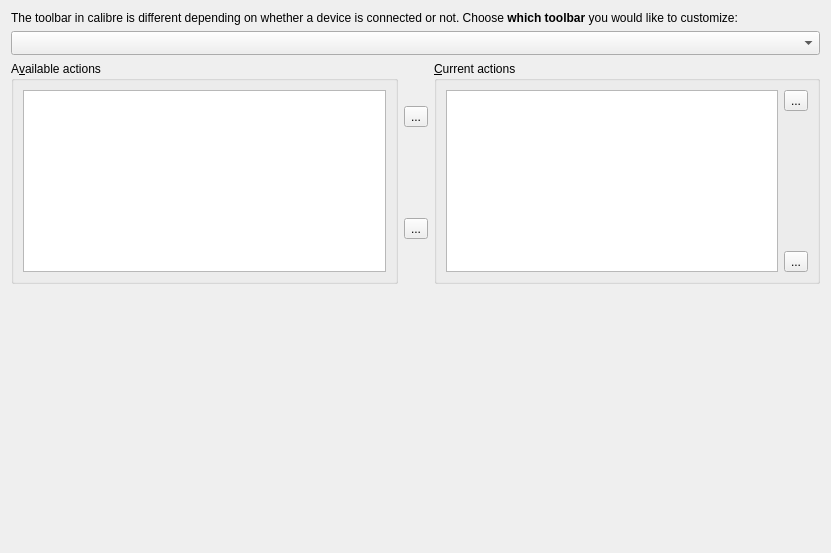
<?xml version="1.0" encoding="UTF-8"?>
<ui version="4.0">
 <class>Form</class>
 <widget class="QWidget" name="Form">
  <property name="geometry">
   <rect>
    <x>0</x>
    <y>0</y>
    <width>831</width>
    <height>553</height>
   </rect>
  </property>
  <property name="windowTitle">
   <string>Form</string>
  </property>
  <layout class="QVBoxLayout" name="verticalLayout_2">
   <item>
    <widget class="QLabel" name="label">
     <property name="text">
      <string>&lt;p&gt;The toolbar in calibre is different depending on whether a device is connected or not. Choose &lt;b&gt;which toolbar&lt;/b&gt; you would like to customize:</string>
     </property>
     <property name="wordWrap">
      <bool>true</bool>
     </property>
    </widget>
   </item>
   <item>
    <widget class="QComboBox" name="what">
     <property name="toolTip">
      <string>Choose the toolbar to customize</string>
     </property>
     <property name="sizeAdjustPolicy">
      <enum>QComboBox::AdjustToMinimumContentsLengthWithIcon</enum>
     </property>
     <property name="minimumContentsLength">
      <number>20</number>
     </property>
    </widget>
   </item>
   <item>
    <widget class="QWidget" name="actions_widget" native="true">
     <layout class="QHBoxLayout" name="horizontalLayout_2">
      <property name="margin">
       <number>0</number>
      </property>
      <item>
       <widget class="QGroupBox" name="groupBox">
        <property name="title">
         <string>A&amp;vailable actions</string>
        </property>
        <layout class="QVBoxLayout" name="verticalLayout">
         <item>
          <widget class="QListView" name="all_actions">
           <property name="sizePolicy">
            <sizepolicy hsizetype="Expanding" vsizetype="Expanding">
             <horstretch>0</horstretch>
             <verstretch>100</verstretch>
            </sizepolicy>
           </property>
           <property name="selectionMode">
            <enum>QAbstractItemView::MultiSelection</enum>
           </property>
           <property name="iconSize">
            <size>
             <width>32</width>
             <height>32</height>
            </size>
           </property>
           <property name="spacing">
            <number>10</number>
           </property>
           <property name="wordWrap">
            <bool>true</bool>
           </property>
          </widget>
         </item>
        </layout>
       </widget>
      </item>
      <item>
       <layout class="QVBoxLayout" name="verticalLayout_3">
        <item>
         <widget class="QToolButton" name="add_action_button">
          <property name="toolTip">
           <string>Add selected actions to toolbar</string>
          </property>
          <property name="text">
           <string>...</string>
          </property>
          <property name="icon">
           <iconset resource="../../../../resources/images.qrc">
            <normaloff>:/images/forward.png</normaloff>:/images/forward.png</iconset>
          </property>
          <property name="iconSize">
           <size>
            <width>24</width>
            <height>24</height>
           </size>
          </property>
         </widget>
        </item>
        <item>
         <spacer name="verticalSpacer">
          <property name="orientation">
           <enum>Qt::Vertical</enum>
          </property>
          <property name="sizeType">
           <enum>QSizePolicy::Fixed</enum>
          </property>
          <property name="sizeHint" stdset="0">
           <size>
            <width>20</width>
            <height>40</height>
           </size>
          </property>
         </spacer>
        </item>
        <item>
         <widget class="QToolButton" name="remove_action_button">
          <property name="toolTip">
           <string>Remove selected actions from toolbar</string>
          </property>
          <property name="text">
           <string>...</string>
          </property>
          <property name="icon">
           <iconset resource="../../../../resources/images.qrc">
            <normaloff>:/images/back.png</normaloff>:/images/back.png</iconset>
          </property>
          <property name="iconSize">
           <size>
            <width>24</width>
            <height>24</height>
           </size>
          </property>
         </widget>
        </item>
       </layout>
      </item>
      <item>
       <widget class="QGroupBox" name="groupBox_2">
        <property name="title">
         <string>&amp;Current actions</string>
        </property>
        <layout class="QHBoxLayout" name="horizontalLayout">
         <item>
          <widget class="QListView" name="current_actions">
           <property name="sizePolicy">
            <sizepolicy hsizetype="Expanding" vsizetype="Expanding">
             <horstretch>0</horstretch>
             <verstretch>100</verstretch>
            </sizepolicy>
           </property>
           <property name="selectionMode">
            <enum>QAbstractItemView::MultiSelection</enum>
           </property>
           <property name="iconSize">
            <size>
             <width>32</width>
             <height>32</height>
            </size>
           </property>
           <property name="spacing">
            <number>10</number>
           </property>
           <property name="wordWrap">
            <bool>true</bool>
           </property>
          </widget>
         </item>
         <item>
          <layout class="QVBoxLayout" name="verticalLayout_4">
           <item>
            <widget class="QToolButton" name="action_up_button">
             <property name="toolTip">
              <string>Move selected action up</string>
             </property>
             <property name="text">
              <string>...</string>
             </property>
             <property name="icon">
              <iconset resource="../../../../resources/images.qrc">
               <normaloff>:/images/arrow-up.png</normaloff>:/images/arrow-up.png</iconset>
             </property>
             <property name="iconSize">
              <size>
               <width>24</width>
               <height>24</height>
              </size>
             </property>
            </widget>
           </item>
           <item>
            <spacer name="verticalSpacer_2">
             <property name="orientation">
              <enum>Qt::Vertical</enum>
             </property>
             <property name="sizeHint" stdset="0">
              <size>
               <width>20</width>
               <height>40</height>
              </size>
             </property>
            </spacer>
           </item>
           <item>
            <widget class="QToolButton" name="action_down_button">
             <property name="toolTip">
              <string>Move selected action down</string>
             </property>
             <property name="text">
              <string>...</string>
             </property>
             <property name="icon">
              <iconset resource="../../../../resources/images.qrc">
               <normaloff>:/images/arrow-down.png</normaloff>:/images/arrow-down.png</iconset>
             </property>
             <property name="iconSize">
              <size>
               <width>24</width>
               <height>24</height>
              </size>
             </property>
             <property name="shortcut">
              <string>Ctrl+S</string>
             </property>
            </widget>
           </item>
          </layout>
         </item>
        </layout>
       </widget>
      </item>
     </layout>
    </widget>
   </item>
   <item>
    <widget class="QLabel" name="help_text">
     <property name="text">
      <string/>
     </property>
    </widget>
   </item>
   <item>
    <widget class="QWidget" name="spacer_widget" native="true">
     <layout class="QVBoxLayout" name="verticalLayout_5">
      <item>
       <spacer name="verticalSpacer_3">
        <property name="orientation">
         <enum>Qt::Vertical</enum>
        </property>
        <property name="sizeHint" stdset="0">
         <size>
          <width>20</width>
          <height>224</height>
         </size>
        </property>
       </spacer>
      </item>
     </layout>
    </widget>
   </item>
  </layout>
 </widget>
 <resources>
  <include location="../../../../resources/images.qrc"/>
 </resources>
 <connections/>
</ui>
